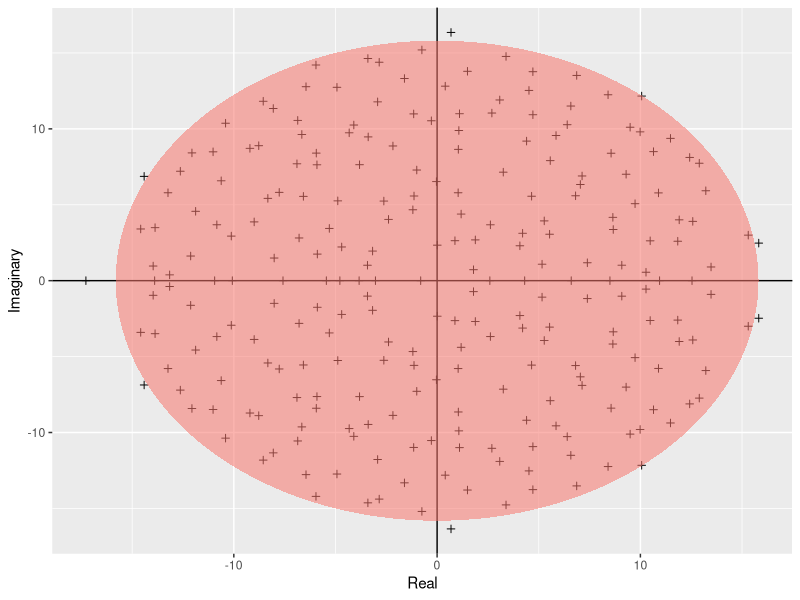

Here is the R script that generated this plot: (Note: this script raises an error after producing the figure.)
# Author: An (an.nguyen21@imperial.ac.uk)
# Script: Girko.R
# Created: Oct 2021
# Plot the Girko's law simulation.

rm(list = ls())

require(ggplot2)

# function that returns an ellipse
build_ellipse <- function(hradius, vradius) {
  npoints <- 250
  a <- seq(0, 2 * pi, length = npoints + 1)
  x <- hradius * cos(a)
  y <- vradius * sin(a)
  return(data.frame(x = x, y = y))
}

N <- 250 # Assign size of the matrix

M <- matrix(rnorm(N * N), N, N) # Build the matrix

eigvals <- eigen(M)$values # Find the eigenvalues

# Build a dataframe
eigDF <- data.frame("Real" = Re(eigvals), "Imaginary" = Im(eigvals))

my_radius <- sqrt(N) # The radius of the circle is sqrt(N)

ellDF <- build_ellipse(my_radius, my_radius) # Dataframe to plot the ellipse

names(ellDF) <- c("Real", "Imaginary") # rename the columns

# plot the eigenvalues
p <- ggplot(eigDF, aes(x = Real, y = Imaginary))
p <- p + geom_point(shape = I(3)) + theme(legend.position = "none")

# now add the vertical and horizontal line
p <- p + geom_hline(aes(yintercept = 0))
p <- p + geom_vline(aes(xintercept = 0))

# finally, add the ellipse
p <- p + geom_polygon(data = ellDF, aes(x = Real, y = Imaginary, alpha = 1/20, fill = "red"))

pdf("../results/Girko.pdf")
p
dev.off()